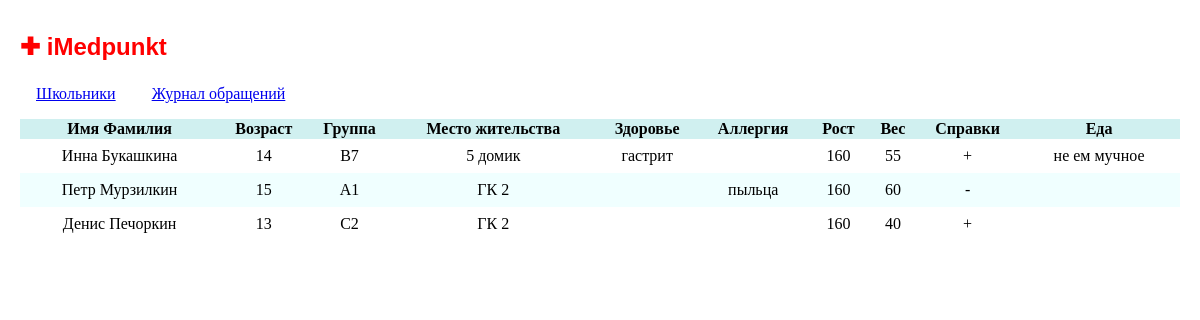
The app's page /student_list, older data.
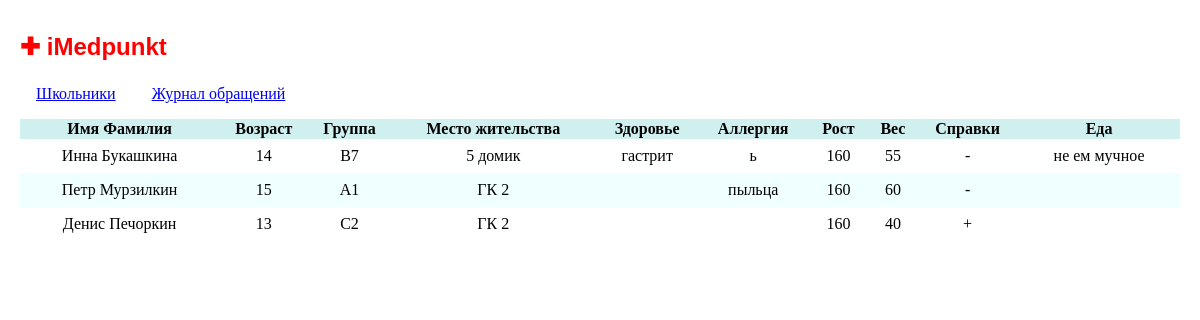
The same page, newer data.
### iMedpunkt/models.py (models this page shows, shortened)
class Student(models.Model):
    first_name = models.CharField(max_length=50, default='#')
    patronymic = models.CharField(max_length=50, default='#')
    last_name = models.CharField(max_length=50, default='#')
    birth_date = models.DateField()
    sex = models.CharField(max_length=1, default="?")
    group = models.CharField(max_length=50, default='#')
    home = models.CharField(max_length=50, default='#')
    height = models.IntegerField(default=0)
    weight = models.IntegerField(default=0)
    health = models.CharField(max_length=100, default='#')
    allergy = models.CharField(max_length=100, default='#')
    food = models.CharField(max_length=100, default='#')
    in_isolator = models.BooleanField(default=False)
    bolel = models.BooleanField(default=False)
    cert1 = models.BooleanField(default=False)
    cert2 = models.BooleanField(default=False)
    def __str__(self):
        return self.first_name + " " + self.last_name
    def age(self):
        return (date.today() - self.birth_date).days // 365
    def certificates(self):
        if self.cert1 and self.cert2:
            return '+'
        return '-'

### iMedpunkt/views.py (the view)
# urls.py: url(r'^student_list$', student_list, name='student_list'),
def student_list(request):
    students = list(Student.objects.order_by("first_name"))
    template = loader.get_template('students_list.html')
    students.sort(key=lambda x: x.last_name)
    context = RequestContext(request, {
        'students': students
    })
    return HttpResponse(template.render(context))

### iMedpunkt/templates/students_list.html
{% extends "base.html" %}
{% block content %}
<table class="student">
    <tr class="student_head">
        <th>
            Имя Фамилия
        </th>
        <th>
            Возраст
        </th>
        <th>
            Группа
        </th>
        <th>
            Место жительства
        </th>
        <th>
            Здоровье
        </th>
        <th>
            Аллергия
        </th>
        <th>
            Рост
        </th>
        <th>
            Вес
        </th>
        <th>
            Справки
        </th>
        <th>
            Еда
        </th>
    </tr>
    {% for stud in students %}
    <tr class="student" onclick="location.href='{% url 'student' stud.id %}'">
        <td class="student">
            {{ stud }}
        </td>
        <td class="student">
            {{ stud.age }}
        </td>
        <td class="student">
            {{ stud.group }}
        </td>
        <td class="student">
            {{ stud.home }}
        </td>
        <td class="student">
            {{ stud.health }}
        </td>
        <td class="student">
            {{ stud.allergy }}
        </td>
        <td class="student">
            {{ stud.height }}
        </td>
        <td class="student">
            {{ stud.weight }}
        </td>
        <td class="student">
            {{ stud.certificates }}
        </td>
        <td class="student">
            {{ stud.food }}
        </td>
    </tr>
    {% endfor %}
</table>
{% endblock %}

Row changes from the older to the newer data that the page shows:
changed Student "Инна Букашкина": allergy (not shown) → "ь"; certificates "+" → "-"
